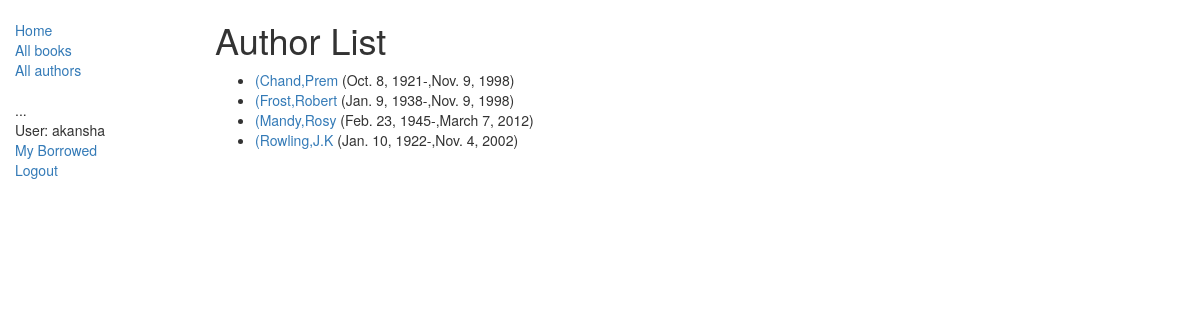
The app's page /catalog/authors/ (signed in) with its own data.
### catalog/models.py (models this page shows, shortened)
class Author(models.Model):
	first_name = models.CharField(max_length=100)
	last_name = models.CharField(max_length=100)
	date_of_birth = models.DateField(null=True, blank=True)
	date_of_death = models.DateField('Died', null=True, blank=True)
	class Meta:
		ordering = ["last_name","first_name"]
	def get_absolute_url(self):
		return reverse('author-detail', args=[str(self.id)])

### catalog/views.py (the view)
# urls.py: path('authors/', views.AuthorListView.as_view(), name='authors'),
class AuthorListView(generic.ListView):
    model = Author

### catalog/templates/catalog/author_list.html
{% extends "base_generic.html" %}
{% block content %}
    <h1>Author List</h1>
    {% if author_list %}
    <ul>
      {% for author in author_list %}
      <li>
        <a href="{{ author.get_absolute_url }}">({{ author.last_name }},{{ author.first_name}}</a> ({{author.date_of_birth}}-,{{author.date_of_death}})
      </li>
      {% endfor %}
    </ul>
    {% else %}
      <p>There are no authors in the library.</p>
    {% endif %}
{% endblock %}

### catalog/templates/base_generic.html (shortened to what this page needs)
<!DOCTYPE html>
<html lang="en">
<head>
  <link rel="stylesheet" href="https://maxcdn.bootstrapcdn.com/bootstrap/3.3.7/css/bootstrap.min.css">
  {% load static %}
  <link rel="stylesheet" href="{% static 'css/styles.css' %}">
</head>
<body>
  <div class="container-fluid">
    <div class="row">
      <div class="col-sm-2">
      {% block sidebar %}
      <ul class="sidebar-nav">
          <li><a href="{% url 'index' %}">Home</a></li>
          <li><a href="{% url 'books' %}">All books</a></li>
          <li><a href="{% url 'authors' %}">All authors</a></li>
      </ul>
	  <ul class="sidebar-nav">
    ...
   {% if user.is_authenticated %}
     <li>User: {{ user.get_username }}</li>
	 <li><a href="{% url 'my-borrowed' %}">My Borrowed</a></li>
     <li><a href="{% url 'logout'%}?next={{request.path}}">Logout</a></li>
   {% else %}
     <li><a href="{% url 'login'%}?next={{request.path}}">Login</a></li>
   {% endif %}
  </ul>
     {% endblock %}
      </div>
      <div class="col-sm-10 ">
      {% block content %}{% endblock %}
      </div>
    </div>
  </div>
</body>
</html>

### catalog/static/css/styles.css (style rules this page uses)
.sidebar-nav { margin-top: 20px; padding: 0; list-style: none; }

### records on screen
Author: last_name "Chand", first_name "Prem", date_of_birth "Oct. 8, 1921", date_of_death "Nov. 9, 1998"
Author: last_name "Frost", first_name "Robert", date_of_birth "Jan. 9, 1938", date_of_death "Nov. 9, 1998"
Author: last_name "Mandy", first_name "Rosy", date_of_birth "Feb. 23, 1945", date_of_death "March 7, 2012"
Author: last_name "Rowling", first_name "J.K", date_of_birth "Jan. 10, 1922", date_of_death "Nov. 4, 2002"

### other values on screen
{{ user.get_username }} "akansha"
